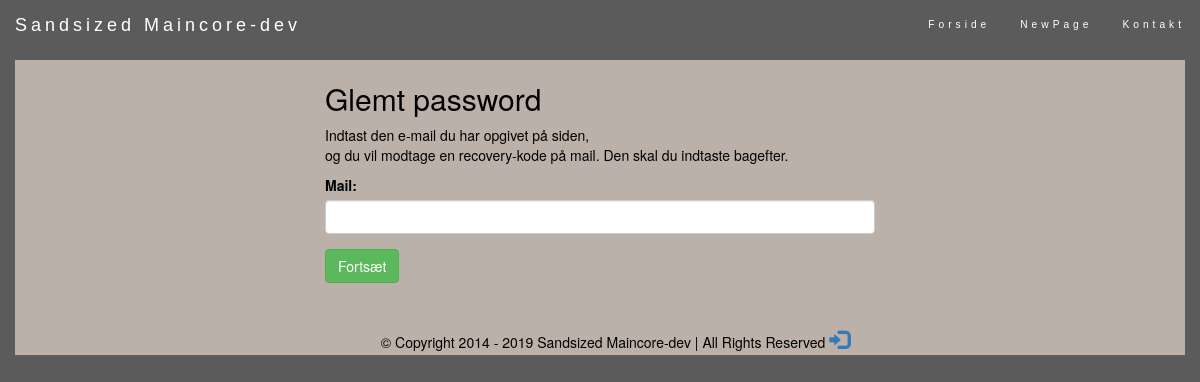
/user-recovery.php, run on the app's committed database.
### tables this page shows
CREATE TABLE `ReplaceDBnavi` (
  `id` int(11) NOT NULL,
  `link` varchar(40) NOT NULL,
  `required` int(11) NOT NULL,
  `navi_order` int(11) NOT NULL,
  `permission` int(11) NOT NULL,
  `place` varchar(32) NOT NULL
);

CREATE TABLE `ReplaceDBnavi_name` (
  `id` int(11) NOT NULL,
  `name` varchar(32) NOT NULL,
  `language` varchar(8) NOT NULL,
  `parent_id` int(11) NOT NULL
);

### core/unite_includes.php (called while the page is built, shortened)
<?php
require_once $_SERVER['DOCUMENT_ROOT']."/core/includes/head.php";
require_once $_SERVER['DOCUMENT_ROOT']."/core/includes/nav_plus_logo.php";
require_once $_SERVER['DOCUMENT_ROOT']."/core/includes/foot.php";
?>

### user-recovery.php (called while the page is built, shortened)
<?php
require_once $_SERVER['DOCUMENT_ROOT']. "/core/unite_includes.php";
?>

### core/includes/nav_plus_logo.php (the view, shortened to what this page needs)
<div class="container" id="navi">
    <nav class="navbar navbar-inverse navbar-fixed-top navbar-inner" id="navi-inner">
        <div class="container-fluid">
                <div class="navbar-header">
            <a class="navbar-brand" href="/index"><?php echo GLOBAL_FIRM_NAME; ?></a>
        </div>
        <div class="collapse navbar-collapse" id="myNavbar">
            <ul class="nav navbar-nav navbar-right small">
                    <?php
                        try {
                            $conn = get_db_connection(MAIN_DB_HOST, MAIN_DB_DATABASE_NAME, MAIN_DB_USER, MAIN_DB_PASS);
                            $stmt = $conn->prepare("SELECT ReplaceDBnavi.link, ReplaceDBnavi_name.name
                                                    FROM ReplaceDBnavi
                                                    INNER JOIN ReplaceDBnavi_name ON ReplaceDBnavi.id=ReplaceDBnavi_name.parent_id
                                                    WHERE ReplaceDBnavi.place = 'standart'
                                                    ORDER BY navi_order;");
                            $stmt->execute();
                            if ($stmt->rowCount() > 0) {
                                foreach($stmt->fetchAll() as $row) {
                                    $stmt2 = $conn->prepare("SELECT ReplaceDBnavi.link, ReplaceDBnavi_name.name
                                                        FROM ReplaceDBnavi
                                                        INNER JOIN ReplaceDBnavi_name ON ReplaceDBnavi.id=ReplaceDBnavi_name.parent_id
                                                        WHERE ReplaceDBnavi.place = ?
                                                        ORDER BY navi_order;");
                                    $stmt2->execute(array($row['name']));
                                    if ($stmt2->rowCount() > 0) {
                                        $generated_dropdown_menu = '<li class="dropdown">
                                            <a class="dropdown-toggle navi-link" data-toggle="dropdown" href="#">'.$row['name'].'<span class="caret"></span></a>
                                            <ul class="dropdown-menu">';
                                        foreach($stmt2->fetchAll() as $row2) {
                                            $generated_dropdown_menu .= '<li><a class="navi-link drop_menu_link" href="/'.$row2['link'].'">'.$row2['name'].'</a></li>';
                                        }
                                        $generated_dropdown_menu .= '</ul><li>';
                                        echo $generated_dropdown_menu;
                                    }
                                    else {
                                        echo '<li><a class="navi-link" href="/'.$row['link'].'">'.$row['name'].'</a></li>';
                                    }
                                }
                            }
                        }
                        catch(PDOException $e) {
                                $feedback = "Der er sket en fejl.";
                        }
                    ?>
            </ul>
        </div>
        </div>
    </nav>
</div>

### design/style.css (style rules this page uses)
body { color: black; background: #5B5B5B; }
.navbar { margin-bottom: 0; z-index: 9997; border: 0; font-size: 12px !important; line-height: 1.42857143 !important; letter-spacing: 4px; border-radius: 0; font-family: Montserrat, sans-serif; }
.navbar-inner { background:transparent; }
.navbar-brand { color: white !important; }
.navi-link { color: white !important; }

### data on the page
replacedbnavi: replacedbnavi_name.name "Forside"
replacedbnavi: replacedbnavi_name.name "NewPage"
replacedbnavi: replacedbnavi_name.name "Kontakt"

### other printed values
GLOBAL_FIRM_NAME "Sandsized Maincore-dev"
$lang_data_mail "Mail"
